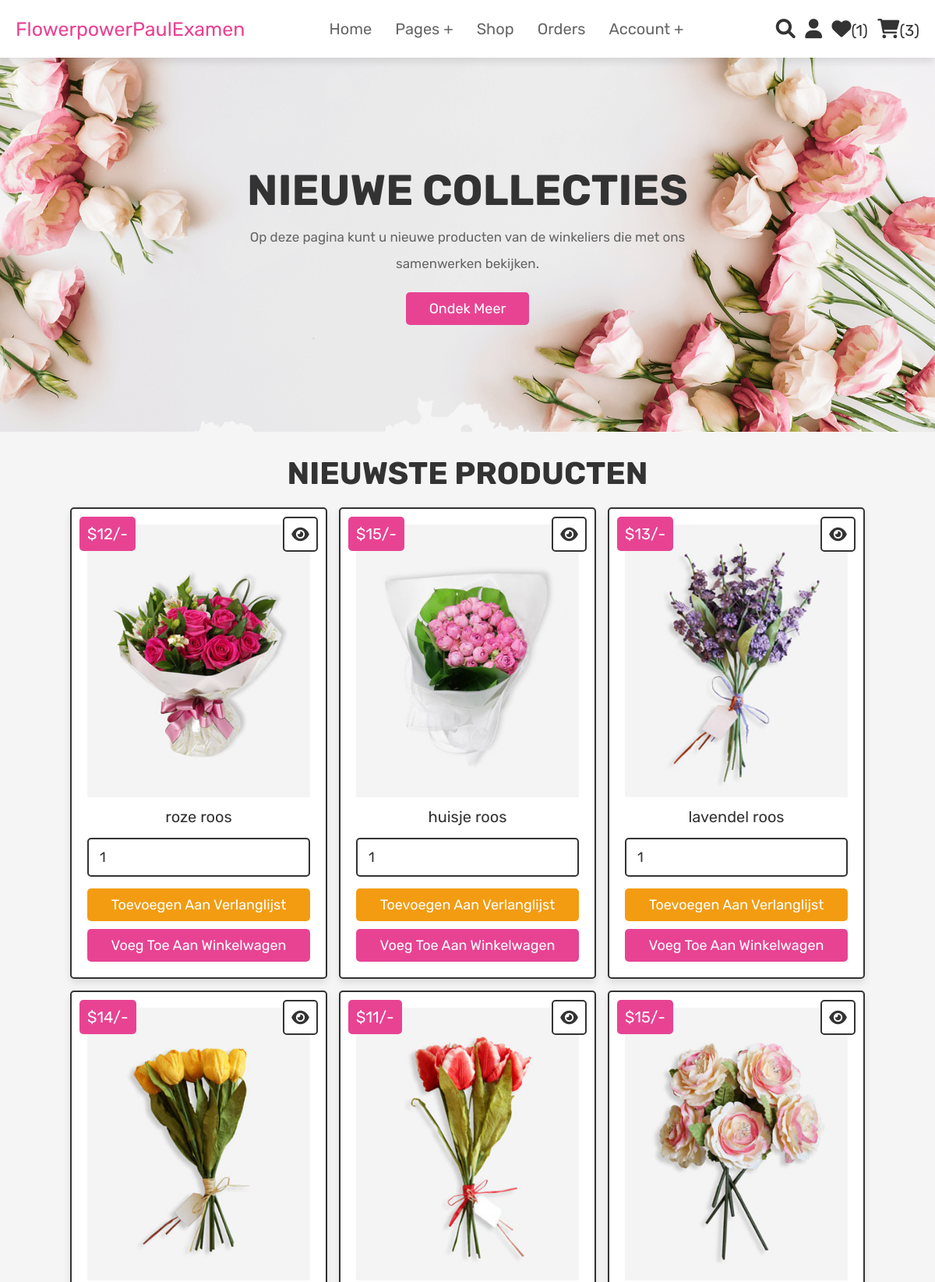
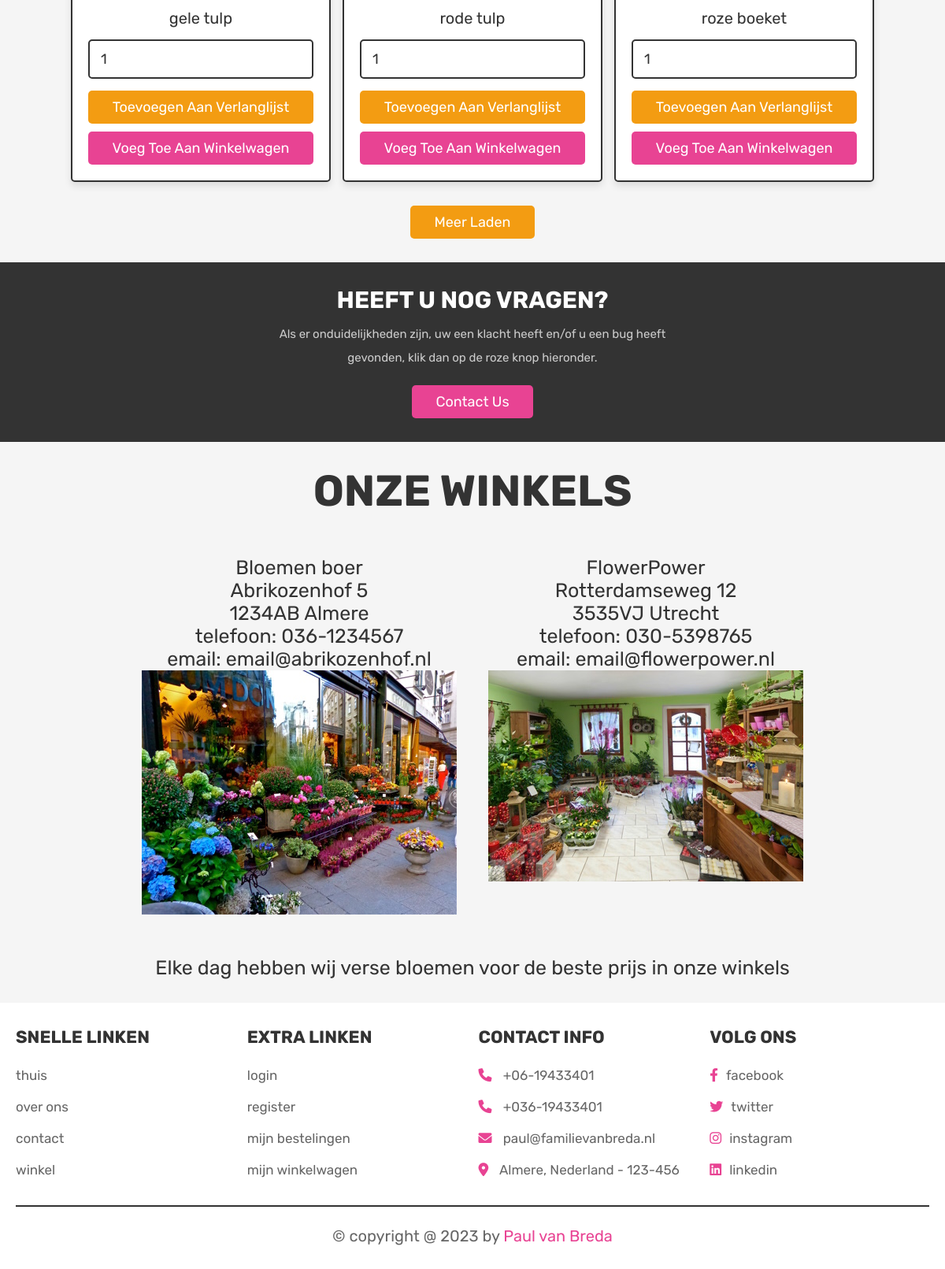
Screenshot of /home.php (signed in) with the database file from the repository (2 pictures, top to bottom).
### tables this page shows
CREATE TABLE `products` (
  `id` int(100) NOT NULL,
  `name` varchar(100) NOT NULL,
  `details` varchar(500) NOT NULL,
  `price` int(100) NOT NULL,
  `image` varchar(100) NOT NULL
);

### home.php (the view, shortened to what this page needs)
<?php
@include 'config.php';
?>
<!DOCTYPE html>
<html lang="en">
<head>
   <link rel="stylesheet" href="https://cdnjs.cloudflare.com/ajax/libs/font-awesome/6.0.0/css/all.min.css">
   <link rel="stylesheet" href="css/style.css">
</head>
<body>
<?php @include 'header.php'; ?>
<section class="home">
   <div class="content">
      <h3>Nieuwe collecties</h3>
      <p>Op deze pagina kunt u nieuwe producten van de winkeliers die met ons samenwerken bekijken.</p>
      <a href="about.php" class="btn">Ondek Meer</a>
   </div>
</section>
<section class="products">
   <h1 class="title">nieuwste producten</h1>
   <div class="box-container">
      <?php
         $select_products = mysqli_query($conn, "SELECT * FROM `products` LIMIT 6") or die('query failed');
         if(mysqli_num_rows($select_products) > 0){
            while($fetch_products = mysqli_fetch_assoc($select_products)){
      ?>
      <form action="" method="POST" class="box">
         <a href="view_page.php?pid=<?php echo $fetch_products['id']; ?>" class="fas fa-eye"></a>
         <div class="price">$<?php echo $fetch_products['price']; ?>/-</div>
         <img src="uploaded_img/<?php echo $fetch_products['image']; ?>" alt="" class="image">
         <div class="name"><?php echo $fetch_products['name']; ?></div>
         <input type="number" name="product_quantity" value="1" min="0" class="qty">
         <input type="submit" value="toevoegen aan verlanglijst" name="add_to_wishlist" class="option-btn">
         <input type="submit" value="Voeg toe aan winkelwagen" name="add_to_cart" class="btn">
      </form>
      <?php
         }
      }else{
         echo '<p class="empty">nog geen producten toegevoegd!</p>';
      }
      ?>
   </div>
   <div class="more-btn">
      <a href="shop.php" class="option-btn">Meer laden</a>
   </div>
</section>
<section class="home-contact">
   <div class="content">
      <h3>Heeft u nog vragen?</h3>
      <p>Als er onduidelijkheden zijn, uw een klacht heeft en/of u een bug heeft gevonden,
          klik dan op de roze knop hieronder.</p>
      <a href="contact.php" class="btn">contact us</a>
   </div>
</section>
<?php @ include 'winkels.php'; ?>
<?php @include 'footer.php'; ?>
</body>
</html>

### css/style.css (style rules this page uses)
:root { --pink:#e84393; --red:#c0392b; --orange:#f39c12; --black:#333; --white:#fff; --light-color:#666; --light-white:#ccc; --light-bg:#f5f5f5; --border:.2rem solid var(--black); --box-shadow:0 .5rem 1rem rgba(0,0,0,.1); }
* { font-family: 'Rubik', sans-serif; margin:0; padding:0; box-sizing: border-box; outline: none; border:none; text-decoration: none; transition:all .2s linear; }
html { font-size: 62.5%; overflow-x: hidden; scroll-behavior: smooth; scroll-padding-top: 6.5rem; }
body { background: var(--light-bg); }
section { padding:3rem 2rem; }
.btn, .delete-btn, .option-btn { display: inline-block; border-radius: .5rem; margin-top: 1rem; font-size: 1.8rem; color:var(--white); cursor: pointer; padding:1rem 3rem; text-transform: capitalize; }
.btn { background-color: var(--pink); }
.option-btn { background-color: var(--orange); }
.more-btn { margin-top: 2rem; text-align: center; }
.title { text-align: center; margin-bottom: 2rem; color:var(--black); text-transform: uppercase; font-size: 4rem; }
.home { min-height: 60vh; background:url(../images/home-bg.png) no-repeat; background-size: cover; background-position: center; display: flex; align-items: center; justify-content: center; }
.home .content { text-align: center; }
.home .content h3 { text-transform: uppercase; color:var(--black); font-size: 5.5rem; }
.home .content p { max-width: 60rem; margin:1rem auto; line-height:2; font-size: 1.7rem; color:var(--light-color); }
.products .box-container { max-width: 1200px; margin:0 auto; display: grid; grid-template-columns: repeat(auto-fit, 33rem); gap:1.5rem; align-items: flex-start; justify-content: center; }
.products .box-container .box { background-color: var(--white); border:var(--border); box-shadow: var(--box-shadow); border-radius: .5rem; padding:2rem; text-align: center; position: relative; }
.products .box-container .box .image { height: 35rem; width: 100%; object-fit: cover; }
.products .box-container .box .fa-eye, .products .box-container .box .price { position: absolute; top:1rem; border-radius: .5rem; }
.products .box-container .box .price { font-size: 2rem; padding:1rem; background-color: var(--pink); color:var(--white); left:1rem; }
.products .box-container .box .fa-eye { right:1rem; height: 4.5rem; width: 4.5rem; line-height: 4.2rem; font-size: 2rem; background-color: var(--white); color:var(--black); border:var(--border); }
.products .box-container .box .name { margin:1rem; font-size: 2rem; color:var(--black); }
.products .box-container .box .qty { width: 100%; padding:1.2rem 1.4rem; font-size: 1.8rem; color:var(--black); border:var(--border); border-radius: .5rem; margin:.5rem 0; }
.products .box-container .box .btn, .products .box-container .box .option-btn { width: 100%; }
.home-contact { background-color: var(--black); text-align: center; }
.home-contact .content { max-width: 50rem; margin:0 auto; }
.home-contact .content h3 { text-transform: uppercase; color:var(--white); font-size: 3rem; }
.home-contact .content p { line-height: 2; font-size: 1.5rem; color:var(--light-white); padding:1rem 0; }

### rows the page displays
products: price "12", image (picture), name "roze roos"
products: price "15", image (picture), name "huisje roos"
products: price "13", image (picture), name "lavendel roos"
products: price "14", image (picture), name "gele tulp"
products: price "11", image (picture), name "rode tulp"
products: price "15", image (picture), name "roze boeket"

### other values shown
$wishlist_num_rows "1"
$cart_num_rows "3"
